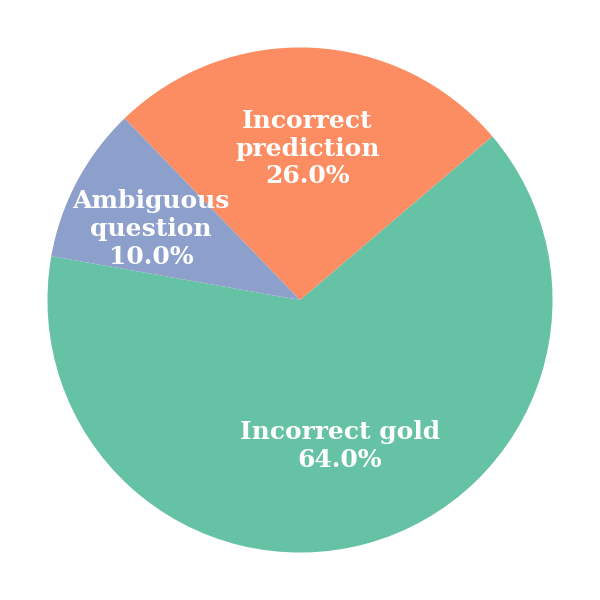

Recreate this plot in Python.
import csv
from collections import Counter
import matplotlib.pyplot as plt

# Read the Type column from the CSV
counts = Counter()
with open('50_samples.csv', newline='', encoding='utf-8') as csvfile:
    reader = csv.DictReader(csvfile)
    for row in reader:
        type_value = row['Type']
        counts[type_value] += 1

# Prepare data for pie chart
labels = list(counts.keys())
sizes = list(counts.values())

# Custom labels for inside the pie: label and count on two rows
def make_label(label):
    # Special formatting for certain labels
    if label.strip().lower() == 'ambiguous question':
        label_fmt = '\n'.join(label.split())
    elif label.strip().lower() == 'incorrect prediction':
        label_fmt = '\n'.join(label.split())
    else:
        label_fmt = label.replace('Gold', 'gold')
    return label_fmt
pie_labels = [make_label(l) for l in labels]


# Choose a more appealing color palette and set font
import matplotlib as mpl
# Use DejaVu Serif (bundled with matplotlib) for best cross-platform appearance
mpl.rcParams['font.family'] = 'DejaVu Serif'
mpl.rcParams['font.size'] = 16
mpl.rcParams['font.weight'] = 'bold'
colors = plt.get_cmap('Set2').colors  # Use Set2 colormap
num_colors = len(colors)
pie_colors = [colors[i % num_colors] for i in range(len(sizes))]

# Plot pie chart with labels inside the pie
plt.figure(figsize=(6, 6))
wedges, texts, autotexts = plt.pie(
    sizes,
    labels=None,  # No labels outside
    autopct='%1.1f%%',
    startangle=170,
    textprops={'color': 'white', 'weight': 'bold', 'fontsize': 18, 'family': 'DejaVu Serif'},
    colors=pie_colors
)

# Set custom labels inside the pie (label and percentage only)
for i, a in enumerate(autotexts):
    a.set_text(f"{pie_labels[i]}\n{a.get_text()}")
    a.set_fontsize(18)
    a.set_fontweight('bold')
    a.set_fontfamily('DejaVu Serif')
    # Move 'Ambiguous question' a bit to the left
    if labels[i].strip().lower() == 'ambiguous question':
        x, y = a.get_position()
        a.set_position((x - 0.06, y))

## No title as requested
plt.axis('equal')  # Equal aspect ratio ensures that pie is drawn as a circle.
plt.tight_layout()
plt.savefig('type_pie_chart.png')
plt.show()
